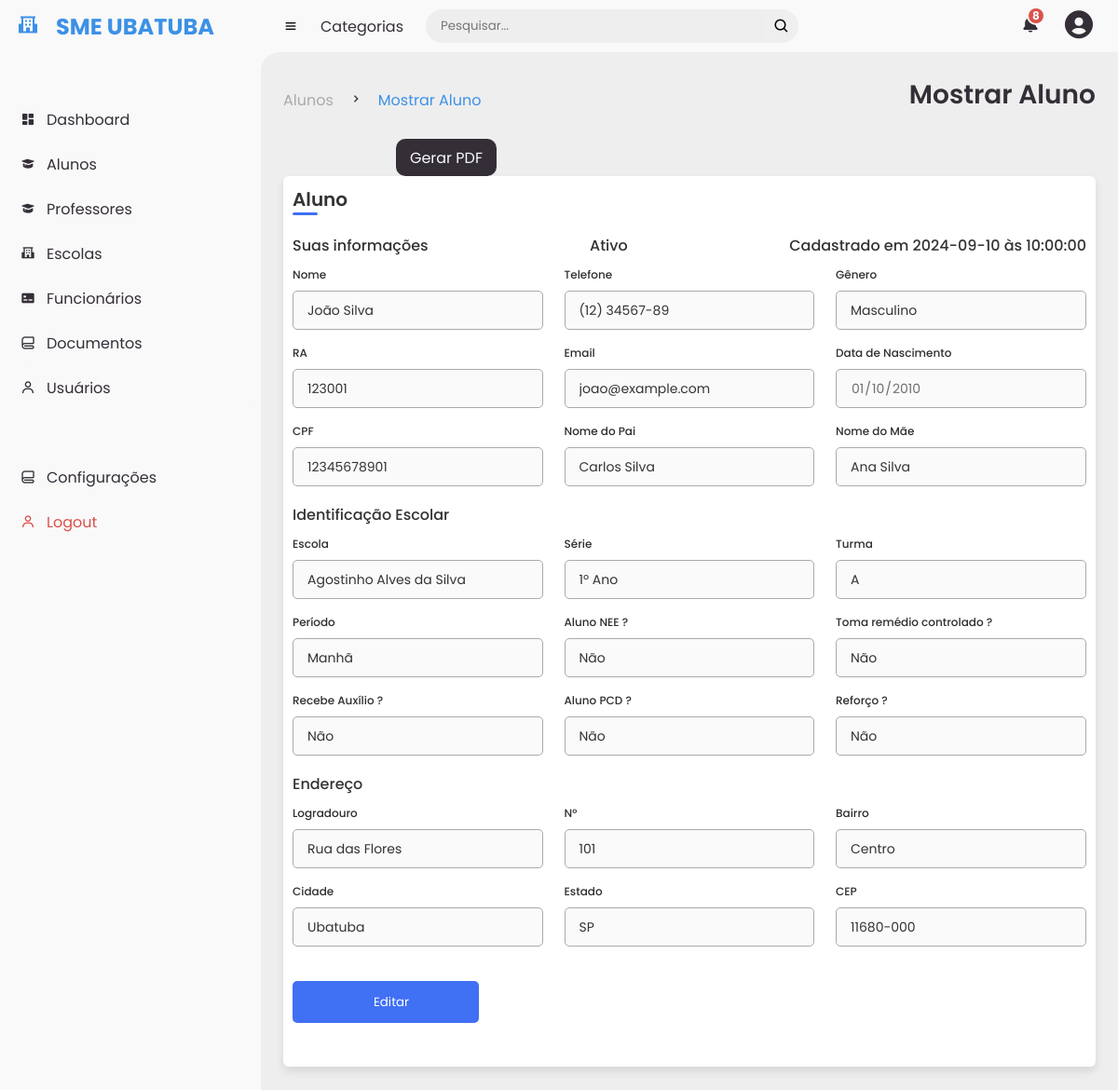
The page /user/alunos/aluno/1 (signed in) on the database its author committed.
### app.py (models this page shows, shortened)
class Aluno(db.Model):
    id = db.Column(db.Integer, primary_key=True)
    nome = db.Column(db.String(100))
    telefone = db.Column(db.String(100))
    genero = db.Column(db.String(100))
    ra = db.Column(db.String(100))
    cpf = db.Column(db.String(100))
    email = db.Column(db.String(100))
    data_nascimento = db.Column(db.String(10))
    responsavel1 = db.Column(db.String(100))
    responsavel2 = db.Column(db.String(100))
    aluno_nee = db.Column(db.String(100))
    auxilio = db.Column(db.String(6))
    remedio_controlado = db.Column(db.String(100))
    aluno_pcd = db.Column(db.String(6))
    aluno_reforco = db.Column(db.String(6))
    rua = db.Column(db.String(100))
    numero = db.Column(db.String(100))
    bairro = db.Column(db.String(100))
    cidade = db.Column(db.String(100))
    estado = db.Column(db.String(100))
    cep = db.Column(db.String(100))
    situacao = db.Column(db.String(100))
    data_cadastro = db.Column(db.String(30))
    hora_cadastro = db.Column(db.String(30))
    escola_id = db.Column(db.Integer, db.ForeignKey('escola.id'), nullable=False)
    turma_id = db.Column(db.Integer, db.ForeignKey('turma.id'), nullable=False)
    turma = db.relationship('Turma', backref=db.backref('alunos', lazy=True))
    serie_id = db.Column(db.Integer, db.ForeignKey('serie.id'), nullable=False)
    serie = db.relationship('Serie', backref=db.backref('alunos', lazy=True))
    periodo_id = db.Column(db.Integer, db.ForeignKey('periodo.id'), nullable=False)
    periodo = db.relationship('Periodo', backref=db.backref('alunos', lazy=True))

class Escola(db.Model):
    id = db.Column(db.Integer, primary_key=True)
    nome = db.Column(db.String(100))
    codigo = db.Column(db.String(100))
    categoria = db.Column(db.String(100))
    tipo = db.Column(db.String(100))
    telefone = db.Column(db.String(100))
    qnt_alunos = db.Column(db.Integer)  # Alteração aqui
    qnt_funcionarios = db.Column(db.Integer)  # Alteração aqui
    situacao = db.Column(db.String(100))
    data = db.Column(db.String(10))
    email = db.Column(db.String(100))
    rua = db.Column(db.String(100))
    numero = db.Column(db.String(100))
    bairro = db.Column(db.String(100))
    cidade = db.Column(db.String(100))
    estado = db.Column(db.String(100))
    cep = db.Column(db.String(100))
    alunos = db.relationship('Aluno', backref='escola', lazy=True)

class Serie(db.Model):
    id = db.Column(db.Integer, primary_key=True)
    nome = db.Column(db.String(100), nullable=False)
    escola_id = db.Column(db.Integer, db.ForeignKey('escola.id'), nullable=False)
    escola = db.relationship('Escola', backref=db.backref('series', lazy=True))

class Turma(db.Model):
    id = db.Column(db.Integer, primary_key=True)
    nome = db.Column(db.String(100), nullable=False)
    serie_id = db.Column(db.Integer, db.ForeignKey('serie.id'), nullable=False)
    serie = db.relationship('Serie', backref=db.backref('turmas', lazy=True))
    escola_id = db.Column(db.Integer, db.ForeignKey('escola.id'), nullable=False)  # Adicionando a chave estrangeira para a tabela Escola
    escola = db.relationship('Escola', backref=db.backref('turmas', lazy=True))

class Periodo(db.Model):
    id = db.Column(db.Integer, primary_key=True)
    nome = db.Column(db.String(100), nullable=False)
    escola_id = db.Column(db.Integer, db.ForeignKey('escola.id'), nullable=False)
    escola = db.relationship('Escola', backref=db.backref('periodos', lazy=True))

### app.py (the view)
@app.route("/user/alunos/aluno/<int:aluno_id>", methods=["GET"])
def mostrar_aluno(aluno_id):
    if "user_id" in session:
        aluno = Aluno.query.get(aluno_id)
        if not aluno:
            flash("Aluno não encontrado!")
            return redirect(url_for("user"))
        return render_template("mostrar_aluno.html", aluno=aluno)
    else:
        flash("Você não está logado!")
        return redirect(url_for("login"))

### templates/mostrar_aluno.html (shortened to what this page needs)
{% extends "base.html" %}
{% block first_title %}Alunos{% endblock %}
{% block main_title%}Mostrar Aluno{% endblock %}
{% block sub_title %}Mostrar Aluno{% endblock %}
{% block content %}
    <head>
        <link rel="stylesheet" type="text/css" href="{{ url_for('static', filename='styles/editar_aluno.css')}}">
    </head>
      <div class="container">
        <header>Aluno</header>
        <form action="#">
            <div class="form first">
                <div class="details personal">
                    <div class="menu_information">
                        <span class="title">Suas informações</span>
                        <span class="title">{{aluno.situacao}}</span>
                        <span class="title data-cadastro">Cadastrado em {{aluno.data_cadastro}} às {{aluno.hora_cadastro}}</span>
                    </div>
                    <div class="fields">
                        <div class="input-field">
                            <label>Nome</label>
                            <input type="text" value="{{aluno.nome}}" required disabled>
                        </div>
                        <div class="input-field">
                            <label>Telefone</label>
                            <input id="inputPhoneForm" type="tel" value="{{aluno.telefone}}" required disabled>
                        </div>
                        <div class="input-field">
                            <label>Gênero</label>
                            <input id="inputGeneroForm" type="text" value="{{aluno.genero}}" required disabled>
                        </div>
                        <div class="input-field">
                            <label>RA</label>
                            <input type="text" value="{{aluno.ra}}" disabled>
                        </div>
                        <div class="input-field">
                            <label>Email</label>
                            <input type="text" value="{{aluno.email}}" required disabled>
                        </div>
                        <div class="input-field">
                            <label>Data de Nascimento</label>
                            <input type="date" value="{{aluno.data_nascimento}}" required disabled>
                        </div>
                        <div class="input-field">
                            <label>CPF</label>
                            <input type="text" value="{{aluno.cpf}}" disabled>
                        </div>
                        <div class="input-field">
                            <label>Nome do Pai</label>
                            <input type="text" value="{{aluno.responsavel1}}" required disabled>
                        </div>
                        <div class="input-field">
                            <label>Nome do Mãe</label>
                            <input type="text" value="{{aluno.responsavel2}}" required disabled>
                        </div>
                    </div>
                </div>
                <div class="details ID">
                    <span class="title">Identificação Escolar</span>
                    <div class="fields">
                        <div class="input-field">
                            <label>Escola</label>
                            <input type="text" value="{{aluno.escola.nome}}" required disabled>
                        </div>
                        <div class="input-field">
                            <label>Série</label>
                            <input type="text" value="{{aluno.serie.nome}}" disabled>
                        </div>
                        <div class="input-field">
                            <label>Turma</label>
                            <input type="text" value="{{aluno.turma.nome}}" disabled>
                        </div>
                        <div class="input-field">
                            <label>Período</label>
                            <input type="text" value="{{aluno.periodo.nome}}" disabled>
                        </div>
                        <div class="input-field">
                            <label>Aluno NEE ?</label>
                            <input type="text" value="{{aluno.aluno_nee}}" disabled>
                        </div>
                        <div class="input-field">
                            <label>Toma remédio controlado ?</label>
                            <input type="text" value="{{aluno.remedio_controlado}}" disabled>
                        </div>
                        <div class="input-field">
                            <label>Recebe Auxílio ?</label>
                            <input type="text" value="{{aluno.auxilio}}" disabled>
                        </div>
                        <div class="input-field">
                            <label>Aluno PCD ?</label>
                            <input type="text" value="{{aluno.aluno_pcd}}" disabled>
                        </div>
                        <div class="input-field">
                            <label>Reforço ?</label>
                            <input type="text" value="{{aluno.aluno_reforco}}" disabled>
                        </div>
                    </div>
                    <div class="details ID">
                        <span class="title">Endereço</span>
                        <div class="fields">
                            <div class="input-field">
                                <label>Logradouro</label>
                                <input type="text" value="{{aluno.rua}}" disabled>
                            </div>
                            <div class="input-field">
                                <label>N°</label>
                                <input type="text" value="{{aluno.numero}}" disabled>
                            </div>
                            <div class="input-field">
                                <label>Bairro</label>
                                <input type="text" value="{{aluno.bairro}}" disabled>
                            </div>
                            <div class="input-field">
                                <label>Cidade</label>
                                <input type="text" value="{{aluno.cidade}}" disabled>
                            </div>
                            <div class="input-field">
                                <label>Estado</label>
                                <input type="text" value="{{aluno.estado}}" disabled>
                            </div>
                            <div class="input-field">
                                <label>CEP</label>
                                <input id="inputCEPForm" type="text" value="{{aluno.cep}}" disabled>
                            </div>
                        </div>
                        <a href="editar/{{aluno.id}}"><button type="button" class="btn btn-dark btn-primary"> Editar</button></a>
                    </div>
                </div>
            </div>
        </form>
    </div>
{% endblock %}

### static/styles/style.css (style rules this page uses)
* { margin: 0; padding: 0; box-sizing: border-box; font-family: var(--poppins); }
a { text-decoration: none; }
:root { --poppins: 'Poppins', sans-serif; --light: #F9F9F9; --blue: #3c91e6; --light-blue: #CFE8FF; --grey: #eee; --dark-grey: #AAAAAA; --dark: #342E37; --red: #DB504A; --yellow: #FFCE26; --light-yellow: #FFF2C6; --orange: #FD7238; --light-orange: #FFE0F3; }
body { background: var(--grey); }

### static/styles/editar_aluno.css (style rules this page uses)
.container { position: relative; width: 100%; border-radius: 6px; padding: 10px; background-color: #fff; box-shadow: 0 5px 10px rgba(0,0,0,0.1); }
.container header { position: relative; font-size: 20px; font-weight: 600; color: #333; }
.container header::before { content: ""; position: absolute; left: 0; bottom: -2px; height: 3px; width: 27px; border-radius: 8px; background-color: #4070f4; }
.container form { position: relative; margin-top: 16px; min-height: 890px; background-color: #fff; overflow: hidden; }
.container form .form { position: absolute; background-color: #fff; transition: 0.3s ease; }
.container form .title { display: block; margin-bottom: 8px; font-size: 16px; font-weight: 500; margin: 6px 0; color: #333; }
.container form .fields { display: flex; align-items: center; justify-content: space-between; flex-wrap: wrap; }
form .fields .input-field { display: flex; width: calc(100% / 3 - 15px); flex-direction: column; margin: 4px 0; }
.input-field label { font-size: 12px; font-weight: 500; color: #2e2e2e; }
.input-field input, select { outline: none; font-size: 14px; font-weight: 400; color: #333; border-radius: 5px; border: 1px solid #aaa; padding: 0 15px; height: 42px; margin: 8px 0; }
.input-field select, .input-field input[type="date"] { color: #707070; }
.container form button, .backBtn { display: flex; align-items: center; justify-content: center; height: 45px; max-width: 200px; width: 100%; border: none; outline: none; color: #fff; border-radius: 5px; margin: 25px 0; background-color: #4070f4; transition: all 0.3s linear; cursor: pointer; }
form .menu_information { display: flex; justify-content: space-between; }

### rows shown on the page
Aluno: situacao "Ativo", data_cadastro "2024-09-10", hora_cadastro "10:00:00", nome "João Silva", telefone "(12) 34567-89", genero "Masculino", ra "123001", email "joao@example.com", data_nascimento "01/10/2010", cpf "12345678901", responsavel1 "Carlos Silva", responsavel2 "Ana Silva", aluno_nee "Não", remedio_controlado "Não", auxilio "Não", aluno_pcd "Não", aluno_reforco "Não", rua "Rua das Flores", numero "101", bairro "Centro", cidade "Ubatuba", estado "SP", cep "11680-000"
Escola: escola.nome "Agostinho Alves da Silva"
Serie: serie.nome "1º Ano"
Turma: turma.nome "A"
Periodo: periodo.nome "Manhã"
